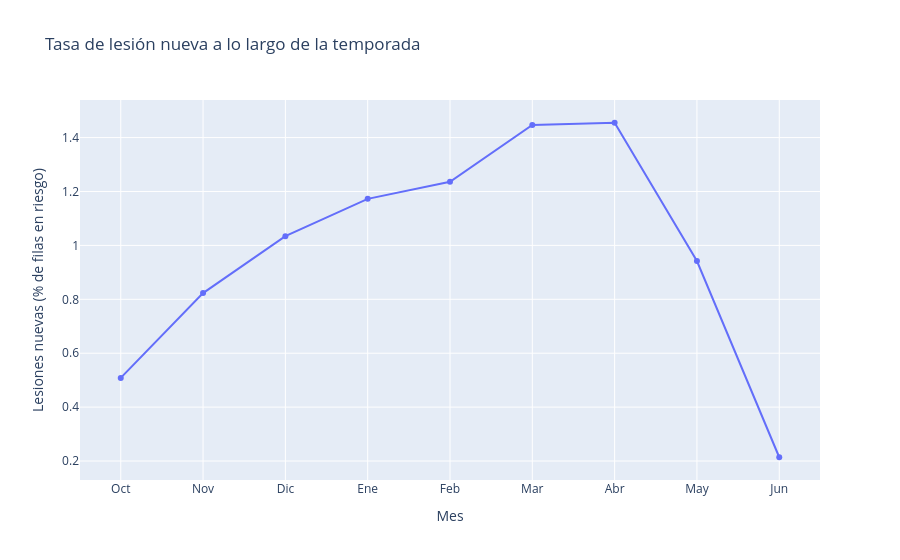

This figure's notebook cell:
### Markdown cell above
**Lectura:** la tasa de lesión nueva no es estable. Hasta 2019-20 está alrededor del 0,9 % (entre 0,80 % y 1,00 %). Hay dos subidas:
- **2020-21 (1,44 %):** fue la temporada del COVID, con 72 partidos concentrados en menos meses de lo habitual (de diciembre a mayo). Más partidos en menos días es justo lo que plantea H1, así que es una pista a favor de que la carga influye.
- **2024-25 y 2025-26 (1,65 % y 1,63 %):** las dos temporadas más altas. Con estos datos no puedo saber si es porque hay más lesiones o porque se registran de otra forma.

**Qué supone para el modelo:** el test (2024-26) tiene bastantes más lesiones que el entrenamiento (alrededor del 0,9-1 %). El modelo aprende con un mundo en el que hay menos lesiones de las que encontrará en el test. Es una situación realista (el futuro no siempre se parece al pasado), pero hay que tenerla en cuenta:
- Al comparar resultados de distintos periodos, la PR-AUC hay que leerla frente a la tasa de lesiones de cada periodo.
- El umbral que elija en validación (2022-24) podría dar más alertas en el test, porque allí hay más lesiones.

### Code cell
#Tasa de lesión nueva por mes, en el orden de la temporada (de octubre a junio)
month_order = [10, 11, 12, 1, 2, 3, 4, 5, 6]
month_names = {10: "Oct", 11: "Nov", 12: "Dic", 1: "Ene", 2: "Feb", 3: "Mar", 4: "Abr", 5: "May", 6: "Jun"}

month_rate = model_rows.groupby(model_rows["gameDate"].dt.month)["lesion_nueva"].agg(["mean", "size"]).reindex(month_order).reset_index()
month_rate.columns = ["month", "injury_rate", "rows"]
month_rate["injury_rate"] = month_rate["injury_rate"] * 100
month_rate["month_name"] = month_rate["month"].map(month_names)

fig = px.line(
    month_rate, x="month_name", y="injury_rate", markers=True,
    title="Tasa de lesión nueva a lo largo de la temporada",
    labels={"month_name": "Mes", "injury_rate": "Lesiones nuevas (% de filas en riesgo)"},
)
fig.show()

#Comparo temporada regular y playoffs, porque mayo y junio son casi solo playoffs
print(model_rows.groupby("gameType")["lesion_nueva"].agg(["mean", "size"]).assign(mean=lambda t: (t["mean"] * 100).round(2)))

### Figure 1 — Plotly figure (JSON) as saved in the notebook; plotly's stock layout.template omitted (floating-point values rounded to 4 significant figures)
{"data": [{"hovertemplate": "Mes=%{x}<br>Lesiones nuevas (% de filas en riesgo)=%{y}<extra></extra>", "legendgroup": "", "line": {"color": "#636efa", "dash": "solid"}, "marker": {"symbol": "circle"}, "mode": "lines+markers", "name": "", "orientation": "v", "showlegend": false, "type": "scatter", "x": ["Oct", "Nov", "Dic", "Ene", "Feb", "Mar", "Abr", "May", "Jun"], "xaxis": "x", "y": [0.5083, 0.8231, 1.034, 1.173, 1.236, 1.447, 1.455, 0.9421, 0.214], "yaxis": "y"}], "layout": {"legend": {"tracegroupgap": 0}, "title": {"text": "Tasa de lesión nueva a lo largo de la temporada"}, "xaxis": {"anchor": "y", "domain": [0, 1], "title": {"text": "Mes"}}, "yaxis": {"anchor": "x", "domain": [0, 1], "title": {"text": "Lesiones nuevas (% de filas en riesgo)"}}}}
